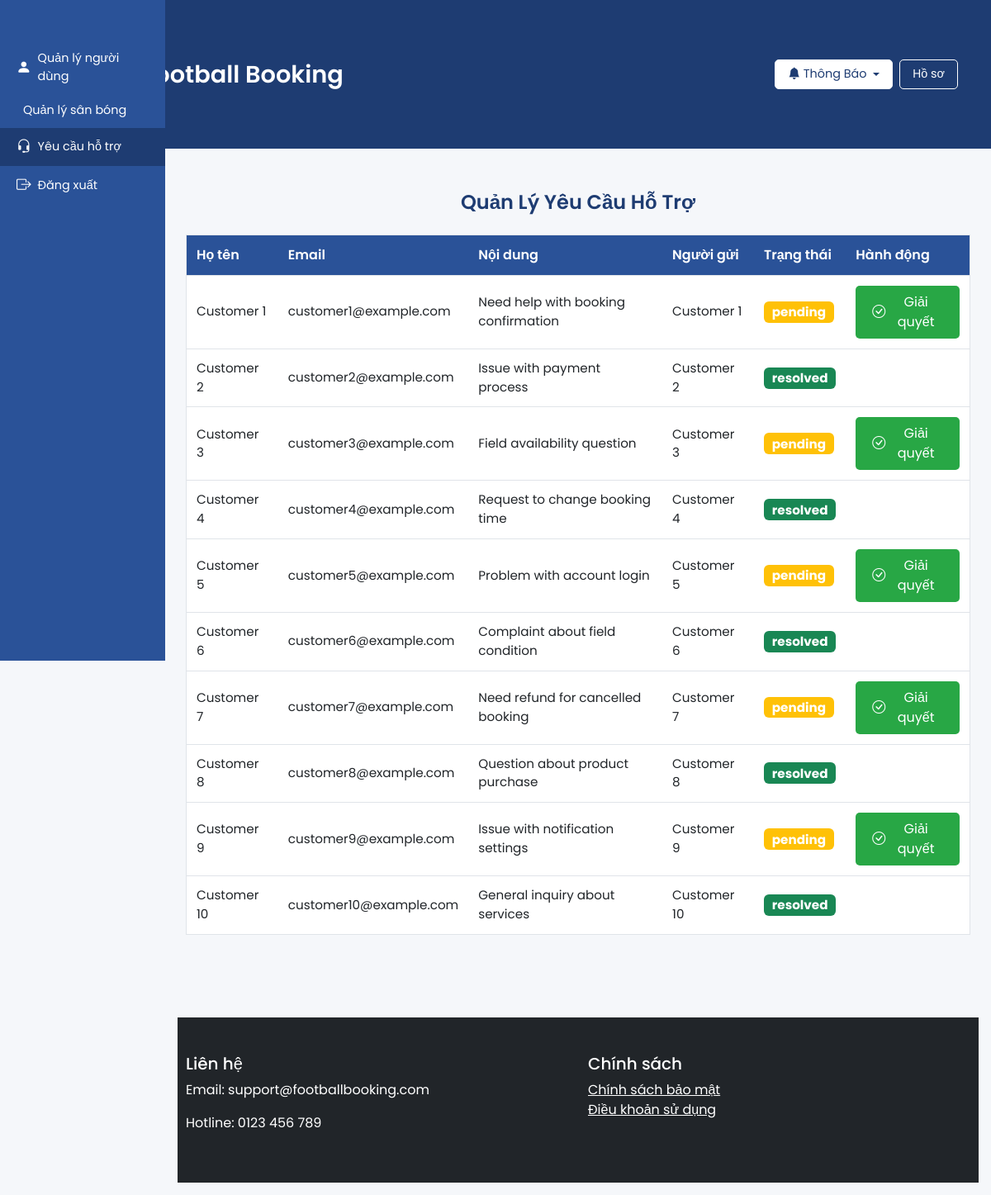
The app's page /admin_support.php (signed in), older data.
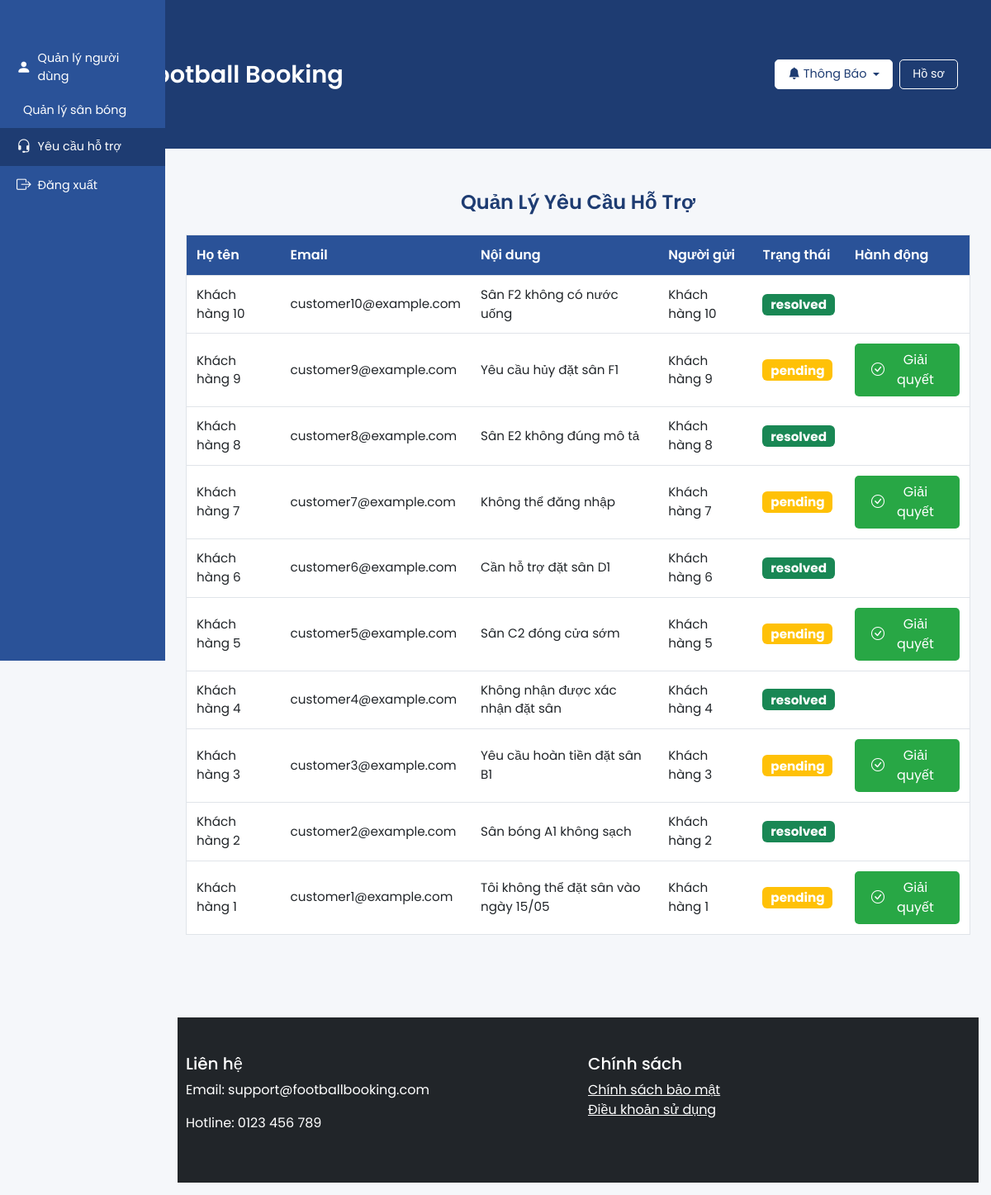
The same page, newer data.
### tables this page shows
CREATE TABLE support_requests (
    id INT AUTO_INCREMENT PRIMARY KEY,
    user_id INT,
    full_name VARCHAR(255) NOT NULL,
    email VARCHAR(255) NOT NULL,
    content TEXT NOT NULL,
    status ENUM('pending', 'resolved') DEFAULT 'pending',
    created_at TIMESTAMP DEFAULT CURRENT_TIMESTAMP,
    FOREIGN KEY (user_id) REFERENCES users(id)
);

CREATE TABLE users (
    id INT AUTO_INCREMENT PRIMARY KEY,
    full_name VARCHAR(255) NOT NULL,
    email VARCHAR(255) UNIQUE NOT NULL,
    phone VARCHAR(20),
    password VARCHAR(255) NOT NULL,
    account_type ENUM('customer', 'owner', 'admin') NOT NULL,
    status ENUM('pending', 'approved', 'rejected') DEFAULT 'approved',
    created_at TIMESTAMP DEFAULT CURRENT_TIMESTAMP
);

### admin_support.php (the view, shortened to what this page needs)
<?php
require_once 'includes/config.php';
$support_requests = $pdo->prepare("SELECT sr.*, u.full_name AS user_name FROM support_requests sr LEFT JOIN users u ON sr.user_id = u.id ORDER BY sr.created_at DESC");
$support_requests->execute();
$support_requests_list = $support_requests->fetchAll(PDO::FETCH_ASSOC);
require_once 'includes/header.php';
?>
<section class="admin py-3">
    <div class="container">
        <h2 class="section-title">Quản Lý Yêu Cầu Hỗ Trợ</h2>
        <?php if (empty($support_requests_list)): ?>
            <p class="text-center text-muted">Không có yêu cầu hỗ trợ nào.</p>
        <?php else: ?>
            <div class="table-responsive">
                <table class="table admin-table">
                    <thead>
                        <tr>
                            <th>Họ tên</th>
                            <th>Email</th>
                            <th>Nội dung</th>
                            <th>Người gửi</th>
                            <th>Trạng thái</th>
                            <th>Hành động</th>
                        </tr>
                    </thead>
                    <tbody>
                        <?php foreach ($support_requests_list as $request): ?>
                            <tr>
                                <td><?php echo htmlspecialchars($request['full_name']); ?></td>
                                <td><?php echo htmlspecialchars($request['email']); ?></td>
                                <td><?php echo htmlspecialchars($request['content']); ?></td>
                                <td><?php echo htmlspecialchars($request['user_name'] ?? 'Khách'); ?></td>
                                <td>
                                    <span class="badge <?php echo $request['status'] === 'pending' ? 'bg-warning' : 'bg-success'; ?> status-badge">
                                        <?php echo htmlspecialchars($request['status']); ?>
                                    </span>
                                </td>
                                <td>
                                    <?php if ($request['status'] === 'pending'): ?>
                                        <form method="POST" style="display:inline;">
                                            <button type="submit" name="resolve_support_request" class="btn btn-primary btn-sm d-flex align-items-center gap-1">
                                                <i class="bi bi-check-circle"></i> Giải quyết
                                            </button>
                                        </form>
                                    <?php endif; ?>
                                </td>
                            </tr>
                        <?php endforeach; ?>
                    </tbody>
                </table>
            </div>
        <?php endif; ?>
    </div>
</section>
<?php require_once 'includes/footer.php'; ?>

Row changes from the older to the newer data that the page shows:
removed support_requests: full_name "Customer 1", email "customer1@example.com", content "Need help with booking confirmation", user.full_name "Customer 1", status "pending"
removed support_requests: full_name "Customer 2", email "customer2@example.com", content "Issue with payment process", user.full_name "Customer 2", status "resolved"
removed support_requests: full_name "Customer 3", email "customer3@example.com", content "Field availability question", user.full_name "Customer 3", status "pending"
removed support_requests: full_name "Customer 4", email "customer4@example.com", content "Request to change booking time", user.full_name "Customer 4", status "resolved"
removed support_requests: full_name "Customer 5", email "customer5@example.com", content "Problem with account login", user.full_name "Customer 5", status "pending"
removed support_requests: full_name "Customer 6", email "customer6@example.com", content "Complaint about field condition", user.full_name "Customer 6", status "resolved"
removed support_requests: full_name "Customer 7", email "customer7@example.com", content "Need refund for cancelled booking", user.full_name "Customer 7", status "pending"
removed support_requests: full_name "Customer 8", email "customer8@example.com", content "Question about product purchase", user.full_name "Customer 8", status "resolved"
removed support_requests: full_name "Customer 9", email "customer9@example.com", content "Issue with notification settings", user.full_name "Customer 9", status "pending"
removed support_requests: full_name "Customer 10", email "customer10@example.com", content "General inquiry about services", user.full_name "Customer 10", status "resolved"
added support_requests: full_name "Khách hàng 10", email "customer10@example.com", content "Sân F2 không có nước uống", user.full_name "Khách hàng 10", status "resolved"
added support_requests: full_name "Khách hàng 9", email "customer9@example.com", content "Yêu cầu hủy đặt sân F1", user.full_name "Khách hàng 9", status "pending"
added support_requests: full_name "Khách hàng 8", email "customer8@example.com", content "Sân E2 không đúng mô tả", user.full_name "Khách hàng 8", status "resolved"
added support_requests: full_name "Khách hàng 7", email "customer7@example.com", content "Không thể đăng nhập", user.full_name "Khách hàng 7", status "pending"
added support_requests: full_name "Khách hàng 6", email "customer6@example.com", content "Cần hỗ trợ đặt sân D1", user.full_name "Khách hàng 6", status "resolved"
added support_requests: full_name "Khách hàng 5", email "customer5@example.com", content "Sân C2 đóng cửa sớm", user.full_name "Khách hàng 5", status "pending"
added support_requests: full_name "Khách hàng 4", email "customer4@example.com", content "Không nhận được xác nhận đặt sân", user.full_name "Khách hàng 4", status "resolved"
added support_requests: full_name "Khách hàng 3", email "customer3@example.com", content "Yêu cầu hoàn tiền đặt sân B1", user.full_name "Khách hàng 3", status "pending"
added support_requests: full_name "Khách hàng 2", email "customer2@example.com", content "Sân bóng A1 không sạch", user.full_name "Khách hàng 2", status "resolved"
added support_requests: full_name "Khách hàng 1", email "customer1@example.com", content "Tôi không thể đặt sân vào ngày 15/05", user.full_name "Khách hàng 1", status "pending"
